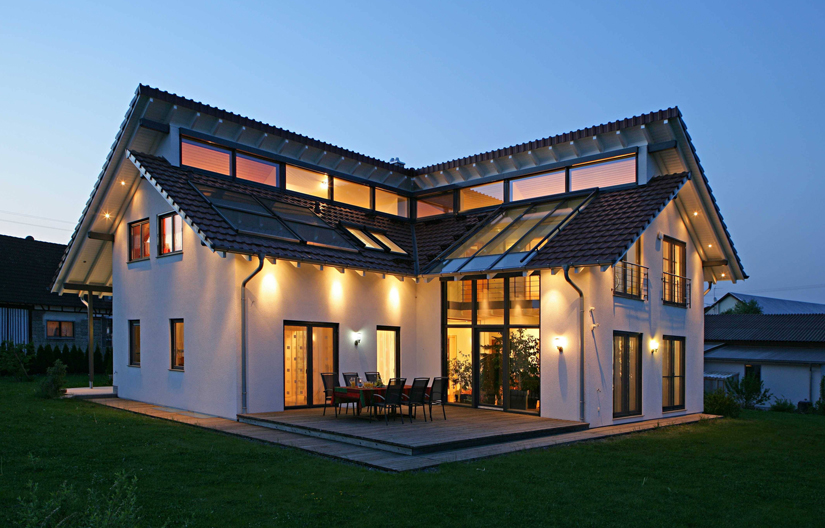
//> input picture harris/sampleData/house.jpg, 825 x 528 px
$ ./main ../../harris/sampleData/house.jpg 3 100   (built with g++ and OpenCV 4)
//> lines starting //> are read from the running program, lines starting //| are printed output that depends on the picture
### canny/include/canny.h
#include <iostream>
#include <opencv2/opencv.hpp>

using namespace cv;
using namespace std;

class canny{
private:
    int upper;
    int lower;
    int x,y;
    Mat image;
    Mat src;
    Mat edges;
    Mat magnitude;
    Mat slopes;
    void followEdges();
    void edgeDetect();
    void nonMaximumSuppression();
    void MyCanny();
public:
    canny(Mat src,int upper,int lower):src(src),upper(upper),lower(lower){
        //cout<<"created object"<<endl;
        MyCanny();
    };
    ~canny(){};
    void show_edges();
    Mat get_edges();
};

### canny/canny.cpp
#include <iostream>
#include <opencv2/opencv.hpp>

using namespace cv;
using namespace std;

class canny{
private:
    int upper;
    int lower;
    Mat image;
    Mat src;
    Mat edges;
    Mat magnitude;
    Mat slopes;
    int x,y;
    void followEdges();
    void edgeDetect();
    void nonMaximumSuppression();
public:
    // [4 lines left out: function canny, not called in this run]
    ~canny(){cout<<"object_destroyed"<<endl;};
    void MyCanny();
};

// [101 lines left out: functions followEdges, edgeDetect, nonMaximumSuppression, not called in this run]


void canny::MyCanny() {


    image = src.clone();;

    //convert to grayscale
    //cvtColor(src, image, CV_BGR2GRAY);

    //Noise reduction
    GaussianBlur(src, image, Size(3, 3), 1.5);

    //calculate magnitudes and direction using Sobel
    Mat magX = Mat(src.rows, src.cols, CV_32F);
    Mat magY = Mat(src.rows, src.cols, CV_32F);
    Sobel(image, magX, CV_32F, 1, 0, 3);
    Sobel(image, magY, CV_32F, 0, 1, 3);

    //calculate slope
    slopes = Mat(image.rows, image.cols, CV_32F); //directions are calculated in the nonMaximumSuppression method
    divide(magY, magX, slopes);

    //caclulate magnitude of the gradient at each pixel
    Mat sum = Mat(image.rows, image.cols, CV_64F);
    Mat prodX = Mat(image.rows, image.cols, CV_64F);
    Mat prodY = Mat(image.rows, image.cols, CV_64F);
    multiply(magX, magX, prodX);
    multiply(magY, magY, prodY);
    sum = prodX + prodY;
    sqrt(sum, sum);

    magnitude = sum.clone();

    //Non Maximum Suppression
    nonMaximumSuppression();

    //edge detection and following
    edgeDetect();

    //string s1 = "edge";
    //string s2 = argv[1];
    //string outName = s1 + s2;

    imshow("original", src);
    imshow("edges", edges);
    waitKey();


}


int main(int argc, const char * argv[])
{

    Mat input;
    input = imread(argv[1], 0); //reads as greyscale
    int upper = atoi(argv[2]);
    int lower = atoi(argv[3]);
    canny image1(input,upper,lower);
    //image1.MyCanny();
    return 0;
}

### canny/src/main.cpp

#include "canny.h"


int main(int argc, const char * argv[])
{
    Mat input;
    input = imread(argv[1], 0);
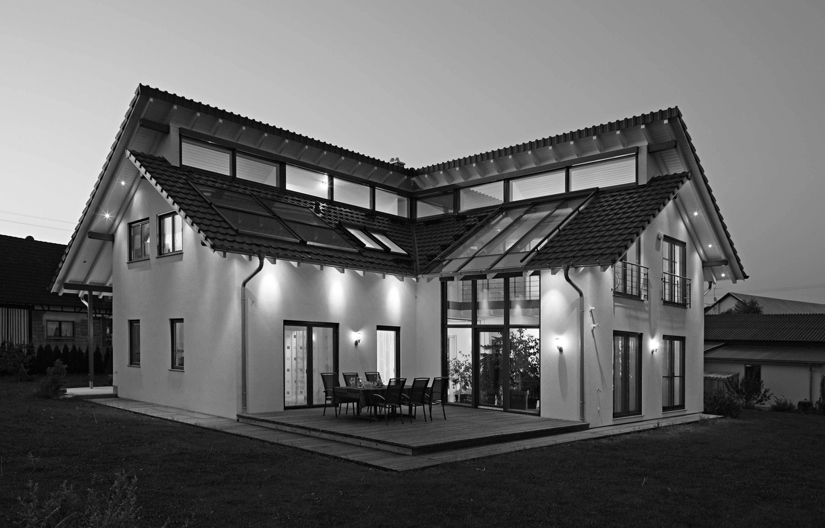
//> input: 528 rows x 825 cols, CV_8UC1; min 0, max 255, mean 99.9
    int upper = atoi(argv[2]);
//> upper = 3
    int lower = atoi(argv[3]);
//> lower = 100
    canny image1(input,upper,lower);
//> (the run ends here: the program stops with an error, at `image = src.clone();;`)
